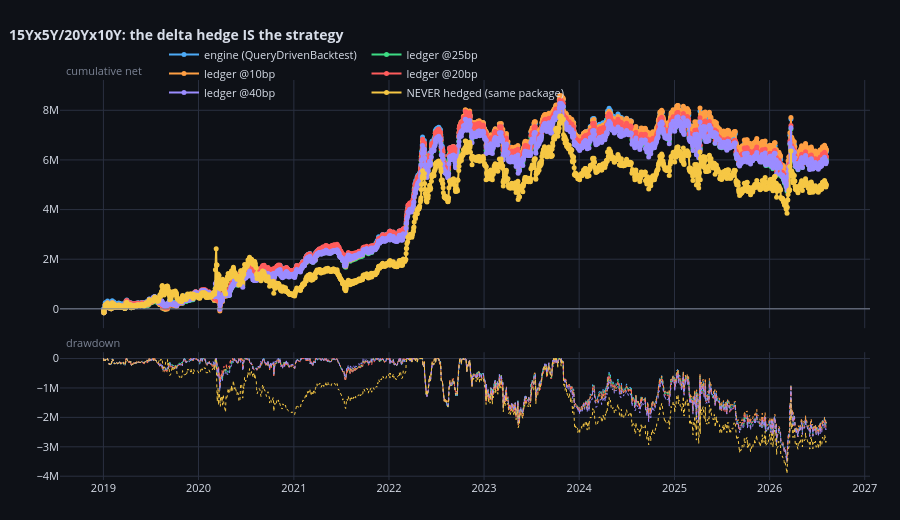

Notebook code cell kept with this figure:
### Markdown cell above
### 8.1 The counterfactual that isolates the strategy

The same aged package on the same dates, hedged at four thresholds and **not
hedged at all**. The never-hedged book is not in the cached grid (it is not a
strategy anyone would run), so it is priced here off the curves already
loaded in section 5. If the delta hedge is where the money is, this chart is
where that shows.

### Code cell
def _as_book(series: pd.Series) -> pd.DataFrame:
    """An equity series as the trade-log shape ``compare_curves`` reads."""
    d = series.diff().fillna(series.iloc[0])
    return pd.DataFrame({"timestamp": series.index, "pnl": d.to_numpy()})


def _ledger_over_sample(cfg: S3.Strat3Config) -> pd.DataFrame:
    """Run the ledger engine over the whole sample, one segment per roll."""
    pair = S3.forward_pair(cfg.short_leg, cfg.long_leg, market=cfg.market,
                           curve_name=cfg.curve_name)
    days = sorted(CURVE_MAP)
    frames = []
    for (i, j) in S3.roll_segments(days, cfg.roll_months):
        sd = days[i:j + 1]
        ctx = CurvePricer({d: CURVE_MAP[d] for d in sd}, pair,
                          package_dv01_usd=cfg.package_dv01_usd)
        frames.append(S3.simulate_strat3(ctx, sd, cfg, FREE))
    return S3.stitch_segments(frames)


t0 = time.time()
NEVER = _ledger_over_sample(CONFIG.with_(hedge_threshold_bp=1e6))
print(f"never-hedged counterfactual priced in {time.time()-t0:.0f}s; "
      f"{int(NEVER['n_hedges'].sum())} hedges (must be 0)")
assert NEVER["n_hedges"].sum() == 0
NEVER_STATS = S3.book_stats(NEVER, costs=COSTS, package_dv01_usd=CONFIG.package_dv01_usd)

_books = {"engine (QueryDrivenBacktest)": _as_book(EQUITY),
          f"ledger @{CONFIG.hedge_threshold_bp:g}bp": _as_book(LED_EQ)}
for th in (10.0, 20.0, 40.0):
    if th == CONFIG.hedge_threshold_bp:
        continue
    try:
        led = LEDGERS.xs((CONFIG.pair_name, CONFIG.roll_months, th, CONFIG.beta,
                          CONFIG.resize_mode),
                         level=("pair", "roll_months", "threshold_bp", "beta", "resize_mode"))
    except KeyError:
        continue
    st = S3.book_stats(led.sort_index(), costs=COSTS,
                       package_dv01_usd=CONFIG.package_dv01_usd)
    _books[f"ledger @{th:g}bp"] = _as_book(st["equity"])
_books["NEVER hedged (same package)"] = _as_book(NEVER_STATS["equity"])

fig = compare_curves(_books, title=f"{CONFIG.pair_name}: the delta hedge IS the strategy")
fig.show()

display(pd.DataFrame({
    f"hedged @{CONFIG.hedge_threshold_bp:g}bp": {
        k: STATS[k] for k in ("total_net_usd", "carry_usd", "harvest_usd", "mtm_usd",
                              "cost_usd", "sharpe", "skew", "max_dd_usd", "n_hedges")},
    "never hedged": {k: NEVER_STATS[k] for k in
                     ("total_net_usd", "carry_usd", "harvest_usd", "mtm_usd",
                      "cost_usd", "sharpe", "skew", "max_dd_usd", "n_hedges")},
}).round(3))

### Figure 1 — Plotly figure (JSON) as saved in the notebook; plotly's stock layout.template omitted (floating-point values rounded to 4 significant figures; data arrays with more than 128 entries replaced by an {"elided": "..."} marker saying what was removed)
{"data": [{"hovertemplate": "<b>engine (QueryDrivenBacktest)</b><br>%{x|%Y-%m-%d}<br>cum %{y:.3f}<extra></extra>", "line": {"color": "#4dabf7", "width": 2}, "marker": {"size": 5}, "mode": "lines+markers", "name": "engine (QueryDrivenBacktest)", "type": "scatter", "x": {"elided": "1898 str values"}, "xaxis": "x", "y": {"elided": "1898 float values"}, "yaxis": "y"}, {"hoverinfo": "skip", "line": {"color": "#4dabf7", "dash": "dot", "width": 1}, "mode": "lines", "name": "engine (QueryDrivenBacktest) dd", "showlegend": false, "type": "scatter", "x": {"elided": "1898 str values"}, "xaxis": "x2", "y": {"elided": "1898 float values"}, "yaxis": "y2"}, {"hovertemplate": "<b>ledger @25bp</b><br>%{x|%Y-%m-%d}<br>cum %{y:.3f}<extra></extra>", "line": {"color": "#3ddc84", "width": 2}, "marker": {"size": 5}, "mode": "lines+markers", "name": "ledger @25bp", "type": "scatter", "x": {"elided": "1898 str values"}, "xaxis": "x", "y": {"elided": "1898 float values"}, "yaxis": "y"}, {"hoverinfo": "skip", "line": {"color": "#3ddc84", "dash": "dot", "width": 1}, "mode": "lines", "name": "ledger @25bp dd", "showlegend": false, "type": "scatter", "x": {"elided": "1898 str values"}, "xaxis": "x2", "y": {"elided": "1898 float values"}, "yaxis": "y2"}, {"hovertemplate": "<b>ledger @10bp</b><br>%{x|%Y-%m-%d}<br>cum %{y:.3f}<extra></extra>", "line": {"color": "#ff9f43", "width": 2}, "marker": {"size": 5}, "mode": "lines+markers", "name": "ledger @10bp", "type": "scatter", "x": {"elided": "1898 str values"}, "xaxis": "x", "y": {"elided": "1898 float values"}, "yaxis": "y"}, {"hoverinfo": "skip", "line": {"color": "#ff9f43", "dash": "dot", "width": 1}, "mode": "lines", "name": "ledger @10bp dd", "showlegend": false, "type": "scatter", "x": {"elided": "1898 str values"}, "xaxis": "x2", "y": {"elided": "1898 float values"}, "yaxis": "y2"}, {"hovertemplate": "<b>ledger @20bp</b><br>%{x|%Y-%m-%d}<br>cum %{y:.3f}<extra></extra>", "line": {"color": "#ff5c5c", "width": 2}, "marker": {"size": 5}, "mode": "lines+markers", "name": "ledger @20bp", "type": "scatter", "x": {"elided": "1898 str values"}, "xaxis": "x", "y": {"elided": "1898 float values"}, "yaxis": "y"}, {"hoverinfo": "skip", "line": {"color": "#ff5c5c", "dash": "dot", "width": 1}, "mode": "lines", "name": "ledger @20bp dd", "showlegend": false, "type": "scatter", "x": {"elided": "1898 str values"}, "xaxis": "x2", "y": {"elided": "1898 float values"}, "yaxis": "y2"}, {"hovertemplate": "<b>ledger @40bp</b><br>%{x|%Y-%m-%d}<br>cum %{y:.3f}<extra></extra>", "line": {"color": "#9b8cff", "width": 2}, "marker": {"size": 5}, "mode": "lines+markers", "name": "ledger @40bp", "type": "scatter", "x": {"elided": "1898 str values"}, "xaxis": "x", "y": {"elided": "1898 float values"}, "yaxis": "y"}, {"hoverinfo": "skip", "line": {"color": "#9b8cff", "dash": "dot", "width": 1}, "mode": "lines", "name": "ledger @40bp dd", "showlegend": false, "type": "scatter", "x": {"elided": "1898 str values"}, "xaxis": "x2", "y": {"elided": "1898 float values"}, "yaxis": "y2"}, {"hovertemplate": "<b>NEVER hedged (same package)</b><br>%{x|%Y-%m-%d}<br>cum %{y:.3f}<extra></extra>", "line": {"color": "#f6c744", "width": 2}, "marker": {"size": 5}, "mode": "lines+markers", "name": "NEVER hedged (same package)", "type": "scatter", "x": {"elided": "1898 str values"}, "xaxis": "x", "y": {"elided": "1898 float values"}, "yaxis": "y"}, {"hoverinfo": "skip", "line": {"color": "#f6c744", "dash": "dot", "width": 1}, "mode": "lines", "name": "NEVER hedged (same package) dd", "showlegend": false, "type": "scatter", "x": {"elided": "1898 str values"}, "xaxis": "x2", "y": {"elided": "1898 float values"}, "yaxis": "y2"}], "layout": {"annotations": [{"font": {"color": "#7b8394", "size": 11}, "showarrow": false, "text": "cumulative net", "x": 0.005, "xanchor": "left", "xref": "paper", "y": 1.0, "yanchor": "bottom", "yref": "paper"}, {"font": {"color": "#7b8394", "size": 11}, "showarrow": false, "text": "drawdown", "x": 0.005, "xanchor": "left", "xref": "paper", "y": 0.3196, "yanchor": "bottom", "yref": "paper"}], "font": {"color": "#d8dee9", "size": 11}, "height": 520, "hoverlabel": {"bgcolor": "#161a23", "bordercolor": "#2a3040"}, "hovermode": "x unified", "legend": {"bgcolor": "rgba(0,0,0,0)", "orientation": "h", "x": 0.25, "y": 1.1}, "margin": {"b": 40, "l": 60, "r": 30, "t": 80}, "paper_bgcolor": "#0e1117", "plot_bgcolor": "#0e1117", "shapes": [{"line": {"color": "#7b8394", "width": 1}, "type": "line", "x0": 0, "x1": 1, "xref": "x domain", "y0": 0, "y1": 0, "yref": "y"}], "title": {"font": {"size": 14}, "text": "<b>15Yx5Y/20Yx10Y: the delta hedge IS the strategy</b>", "x": 0.01}, "xaxis": {"anchor": "y", "domain": [0.0, 1.0], "gridcolor": "#2a3040", "matches": "x2", "showgrid": true, "showspikes": true, "showticklabels": false, "spikecolor": "#7b8394", "spikedash": "dot", "spikemode": "across", "spikesnap": "cursor", "spikethickness": 1}, "xaxis2": {"anchor": "y2", "domain": [0.0, 1.0], "gridcolor": "#2a3040", "showgrid": true, "showspikes": true, "spikecolor": "#7b8394", "spikedash": "dot", "spikemode": "across", "spikesnap": "cursor", "spikethickness": 1}, "yaxis": {"anchor": "x", "domain": [0.3796, 1.0], "gridcolor": "#2a3040", "showgrid": true, "zeroline": false}, "yaxis2": {"anchor": "x2", "domain": [0.0, 0.3196], "gridcolor": "#2a3040", "showgrid": true, "zeroline": false}}}
